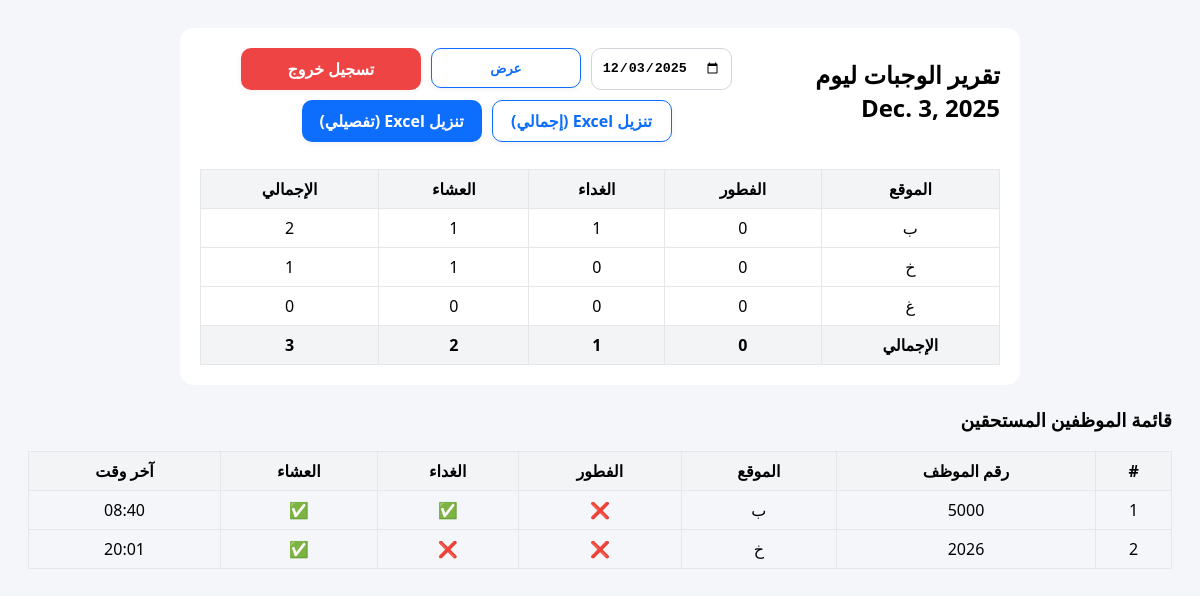
/report/ (signed in), run on the app's committed database.
### meals/models.py (models this page shows, shortened)
class Employee(models.Model):
    unique_number = models.CharField(max_length=20, unique=True)
    is_active = models.BooleanField(default=True)

class MealOrder(models.Model):
    MEAL_CHOICES = [
        ('breakfast', 'Breakfast'),
        ('lunch', 'Lunch'),
        ('dinner', 'Dinner'),
    ]
    LOCATION_CHOICES = [
        ('budaiya', 'Budaiya'),
        ('khamis', 'Khamis'),
        ('gharbiya', 'Gharbiya'),
    ]
    employee = models.ForeignKey(Employee, on_delete=models.CASCADE)
    order_date = models.DateField()
    meal_type = models.CharField(max_length=20)
    location = models.CharField(max_length=20, choices=LOCATION_CHOICES)
    duty_type = models.CharField(
        "نوع الدوام",
        max_length=20,
        choices=DUTY_TYPE_CHOICES,
        null=True,
        blank=True,
    )
    submitted_at = models.DateTimeField(auto_now_add=True)
    ip_address = models.GenericIPAddressField(null=True, blank=True)
    class Meta:
        unique_together = ('employee', 'order_date', 'meal_type')

### meals/views.py (the view)
# urls.py: path('report/', views.meal_report, name='meal_report'),
@login_required
def meal_report(request):
    date_str = request.GET.get("date")
    if date_str:
        report_date = date.fromisoformat(date_str)
    else:
        report_date = date.today() + timedelta(days=1)
    locations = [
        ("budaiya", "ب"),
        ("khamis", "خ"),
        ("gharbiya", "غ"),
    ]
    meal_types = [
        ("breakfast", "الفطور"),
        ("lunch", "الغداء"),
        ("dinner", "العشاء"),
    ]
    data = []
    grand_totals = {"breakfast": 0, "lunch": 0, "dinner": 0, "all": 0}
    for loc_code, loc_name in locations:
        row = {"location_name": loc_name, "breakfast": 0, "lunch": 0, "dinner": 0, "total": 0}
        for meal_code, _ in meal_types:
            c = MealOrder.objects.filter(order_date=report_date, location=loc_code, meal_type=meal_code).count()
            row[meal_code] = c
            row["total"] += c
            grand_totals[meal_code] += c
            grand_totals["all"] += c
        data.append(row)
    orders = (
        MealOrder.objects
        .select_related("employee")
        .filter(order_date=report_date)
        .order_by("employee__unique_number", "meal_type", "-submitted_at")
    )
    detail_map = {}
    for o in orders:
        key = o.employee_id
        if key not in detail_map:
            detail_map[key] = {
                "employee_no": o.employee.unique_number,
                "location": o.location,
                "breakfast": False,
                "lunch": False,
                "dinner": False,
                "last_time": o.submitted_at,
            }
        detail_map[key][o.meal_type] = True
        if o.submitted_at and detail_map[key]["last_time"]:
            if o.submitted_at > detail_map[key]["last_time"]:
                detail_map[key]["last_time"] = o.submitted_at
    loc_order = {"budaiya": 0, "khamis": 1, "gharbiya": 2}
    detail_rows = sorted(
        detail_map.values(),
        key=lambda r: (loc_order.get(r["location"], 99), r["employee_no"])
    )
    context = {
        "report_date": report_date,
        "data": data,
        "grand_totals": grand_totals,
        "detail_rows": detail_rows,
    }
    return render(request, "meals/report.html", context)

### meals/templates/meals/report.html (shortened to what this page needs)
<!doctype html>
<html lang="ar" dir="rtl">
<head>
</head>
<body>
  <div class="box">
    <div class="topbar">
  <h2>تقرير الوجبات ليوم {{ report_date }}</h2>
  <div class="toolbar">
  <form method="get" class="date-form" style="display:flex; gap:10px;">
    <input type="date" name="date" value="{{ report_date|date:'Y-m-d' }}">
    <button type="submit" class="btn btn-outline">عرض</button>
  </form>
  <a class="btn btn-danger" href="{% url 'logout' %}">تسجيل خروج</a>
  <a class="btn btn-outline" href="{% url 'meal_report_excel' %}?date={{ report_date|date:'Y-m-d' }}">تنزيل Excel (إجمالي)</a>
  <a class="btn btn-primary" href="{% url 'meal_report_excel_detailed' %}?date={{ report_date|date:'Y-m-d' }}">تنزيل Excel (تفصيلي)</a>
</div>
</div>
    <table>
      <tr>
        <th>الموقع</th>
        <th>الفطور</th>
        <th>الغداء</th>
        <th>العشاء</th>
        <th>الإجمالي</th>
      </tr>
      {% for row in data %}
      <tr>
        <td>{{ row.location_name }}</td>
        <td>{{ row.breakfast }}</td>
        <td>{{ row.lunch }}</td>
        <td>{{ row.dinner }}</td>
        <td>{{ row.total }}</td>
      </tr>
      {% endfor %}
      <tr>
        <th>الإجمالي</th>
        <th>{{ grand_totals.breakfast }}</th>
        <th>{{ grand_totals.lunch }}</th>
        <th>{{ grand_totals.dinner }}</th>
        <th>{{ grand_totals.all }}</th>
      </tr>
    </table>
  </div>
  <h3 style="margin-top:22px;">قائمة الموظفين المستحقين</h3>
<table>
  <tr>
    <th>#</th>
    <th>رقم الموظف</th>
    <th>الموقع</th>
    <th>الفطور</th>
    <th>الغداء</th>
    <th>العشاء</th>
    <th>آخر وقت</th>
  </tr>
  {% for r in detail_rows %}
  <tr>
    <td>{{ forloop.counter }}</td>
    <td>{{ r.employee_no }}</td>
    <td>
      {% if r.location == 'budaiya' %}ب{% elif r.location == 'khamis' %}خ{% elif r.location == 'gharbiya' %}غ{% else %}{{ r.location }}{% endif %}
    </td>
    <td class="tick">{% if r.breakfast %}✅{% else %}❌{% endif %}</td>
    <td class="tick">{% if r.lunch %}✅{% else %}❌{% endif %}</td>
    <td class="tick">{% if r.dinner %}✅{% else %}❌{% endif %}</td>
    <td>{{ r.last_time|date:"H:i" }}</td>
  </tr>
  {% empty %}
  <tr><td colspan="7">لا توجد طلبات في هذا اليوم</td></tr>
  {% endfor %}
</table>
</body>
</html>

### meals/templates/meals/report.html (style rules this page uses)
body { font-family: system-ui, sans-serif; background:#f4f6fa; padding:20px; }
.box { background:#fff; max-width:800px; margin:0 auto; padding:20px; border-radius:14px; }
h2 { margin-top:0; }
table { width:100%; border-collapse: collapse; margin-top:15px; }
th, td { border:1px solid #e5e7eb; padding:8px 10px; text-align:center; }
th { background:#f3f4f6; }
.topbar { display:flex; justify-content:space-between; align-items:center; gap:10px; }
.btn { display:inline-block; background:#0d6efd; color:#fff; padding:8px 12px; border-radius:8px; text-decoration:none; }
.date-form input { padding:5px 8px; }
.tick { font-weight: 700; }
.toolbar { display: flex; align-items: center; gap: 10px; flex-wrap: wrap; justify-content: center; margin-bottom: 12px; }
.btn { display: inline-flex; align-items: center; justify-content: center; min-width: 150px; height: 40px; padding: 0 14px; border-radius: 10px; border: 1px solid transparent; font-weight: 600; text-decoration: none; cursor: pointer; transition: transform .02s ease, box-shadow .15s ease, background .15s ease, color .15s ease; box-shadow: 0 2px 6px rgba(2,6,23,.05); }
.btn-primary { background:#0d6efd; color:#fff; }
.btn-outline { background:#fff; color:#0d6efd; border-color:#0d6efd; }
.btn-danger { background:#ef4444; color:#fff; }
.toolbar input[type="date"] { height: 40px; padding: 0 10px; border:1px solid #d1d5db; border-radius:10px; font-weight:600; }

### data on the page
Employee: employee_no "5000"
MealOrder: last_time "08:40"
Employee: employee_no "2026"
MealOrder: last_time "20:01"

### other printed values
{{ row.location_name }} "ب" "خ" "غ"
{{ row.breakfast }} "0" "0" "0"
{{ row.lunch }} "1" "0" "0"
{{ row.dinner }} "1" "1" "0"
{{ row.total }} "2" "1" "0"
{{ grand_totals.breakfast }} "0"
{{ grand_totals.lunch }} "1"
{{ grand_totals.dinner }} "2"
{{ grand_totals.all }} "3"
